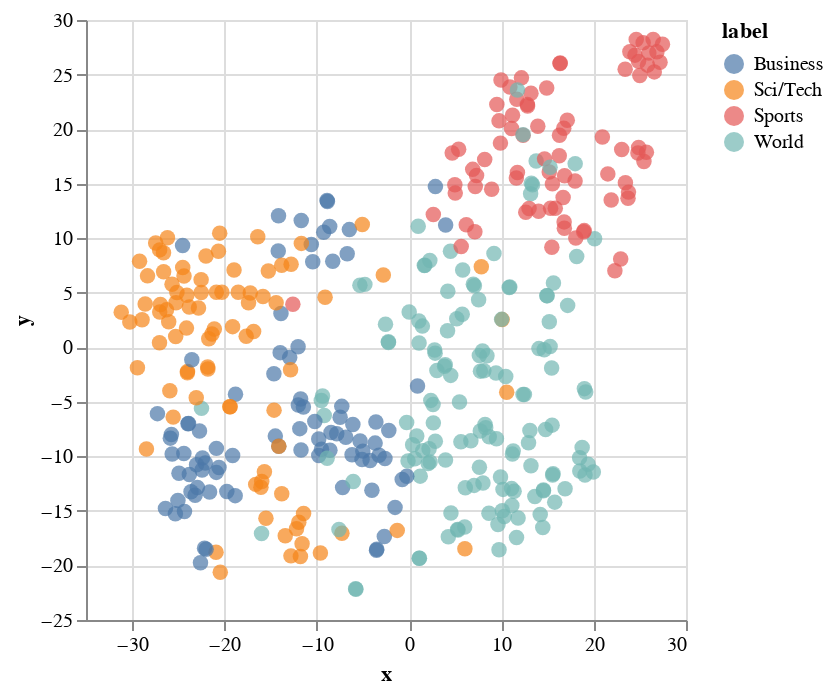

Notebook code for this chart:
### Code cell
alt.Chart(df_hf).mark_circle(size=60).encode(
    x='x',
    y='y',
    color='label:N',
    tooltip=['label:N', 'text']
).interactive()

### Figure 1 — Vega-Lite specification as saved in the notebook (floating-point values rounded to 4 significant figures; data arrays with more than 128 entries replaced by an {"elided": "..."} marker saying what was removed)
{"config": {"view": {"continuousWidth": 300, "continuousHeight": 300}}, "data": {"name": "data-e5d84d1a1ce6a34e9ae8b1558a7227f6"}, "mark": {"type": "circle", "size": 60}, "encoding": {"color": {"field": "label", "type": "nominal"}, "tooltip": [{"field": "label", "type": "nominal"}, {"field": "text", "type": "nominal"}], "x": {"field": "x", "type": "quantitative"}, "y": {"field": "y", "type": "quantitative"}}, "params": [{"name": "param_17", "select": {"type": "interval", "encodings": ["x", "y"]}, "bind": "scales"}], "$schema": "https://vega.github.io/schema/vega-lite/v5.16.3.json", "datasets": {"data-e5d84d1a1ce6a34e9ae8b1558a7227f6": {"elided": "400 records"}}}
